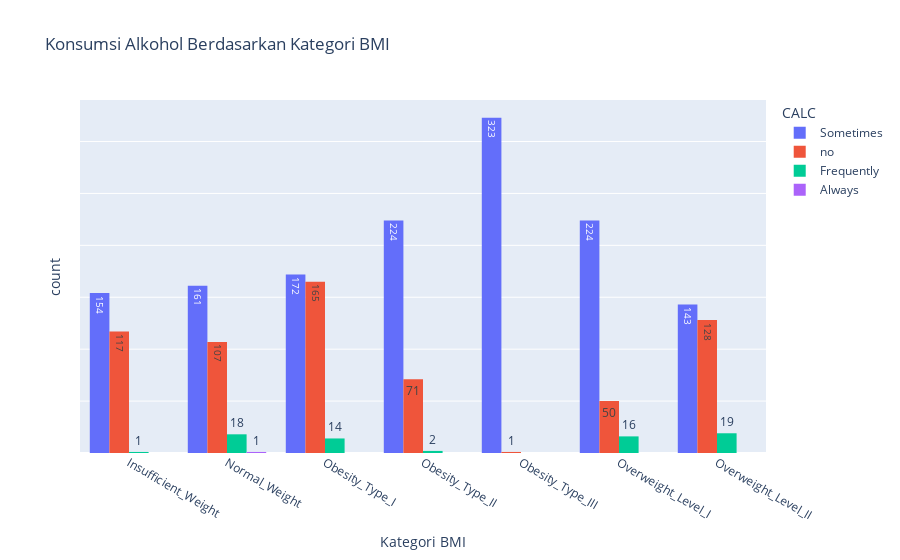

Notebook code cell kept with this figure:
### Markdown cell above
### f. Frekuensi konsumsi alkohol berdasarkan kategori berat badan

### Code cell
# membuat histogram grup berdasarkan kategori obesitas dan konsumsi air harian
fig = px.histogram(df_sorted, x='NObeyesdad', y='CALC',
                   labels={'count':'Jumlah', 'NObeyesdad': 'Kategori BMI'},
                   title="Konsumsi Alkohol Berdasarkan Kategori BMI",
             color= 'CALC', barmode='group', histfunc='count', text_auto=True)

fig.update_layout(yaxis_tickformat='', yaxis_showticklabels=False)

### Figure 1 — Plotly figure (JSON) as saved in the notebook; plotly's stock layout.template omitted (floating-point values rounded to 4 significant figures; data arrays with more than 128 entries replaced by an {"elided": "..."} marker saying what was removed)
{"data": [{"alignmentgroup": "True", "bingroup": "x", "histfunc": "count", "hovertemplate": "CALC=Sometimes<br>Kategori BMI=%{x}<br>count=%{y}<extra></extra>", "legendgroup": "Sometimes", "marker": {"color": "#636efa", "pattern": {"shape": ""}}, "name": "Sometimes", "offsetgroup": "Sometimes", "orientation": "v", "showlegend": true, "texttemplate": "%{value}", "type": "histogram", "x": {"elided": "1401 str values"}, "xaxis": "x", "y": {"elided": "1401 str values"}, "yaxis": "y"}, {"alignmentgroup": "True", "bingroup": "x", "histfunc": "count", "hovertemplate": "CALC=no<br>Kategori BMI=%{x}<br>count=%{y}<extra></extra>", "legendgroup": "no", "marker": {"color": "#EF553B", "pattern": {"shape": ""}}, "name": "no", "offsetgroup": "no", "orientation": "v", "showlegend": true, "texttemplate": "%{value}", "type": "histogram", "x": {"elided": "639 str values"}, "xaxis": "x", "y": {"elided": "639 str values"}, "yaxis": "y"}, {"alignmentgroup": "True", "bingroup": "x", "histfunc": "count", "hovertemplate": "CALC=Frequently<br>Kategori BMI=%{x}<br>count=%{y}<extra></extra>", "legendgroup": "Frequently", "marker": {"color": "#00cc96", "pattern": {"shape": ""}}, "name": "Frequently", "offsetgroup": "Frequently", "orientation": "v", "showlegend": true, "texttemplate": "%{value}", "type": "histogram", "x": ["Insufficient_Weight", "Normal_Weight", "Normal_Weight", "Normal_Weight", "Normal_Weight", "Normal_Weight", "Normal_Weight", "Normal_Weight", "Normal_Weight", "Normal_Weight", "Normal_Weight", "Normal_Weight", "Normal_Weight", "Normal_Weight", "Normal_Weight", "Normal_Weight", "Normal_Weight", "Normal_Weight", "Normal_Weight", "Obesity_Type_I", "Obesity_Type_I", "Obesity_Type_I", "Obesity_Type_I", "Obesity_Type_I", "Obesity_Type_I", "Obesity_Type_I", "Obesity_Type_I", "Obesity_Type_I", "Obesity_Type_I", "Obesity_Type_I", "Obesity_Type_I", "Obesity_Type_I", "Obesity_Type_I", "Obesity_Type_II", "Obesity_Type_II", "Overweight_Level_I", "Overweight_Level_I", "Overweight_Level_I", "Overweight_Level_I", "Overweight_Level_I", "Overweight_Level_I", "Overweight_Level_I", "Overweight_Level_I", "Overweight_Level_I", "Overweight_Level_I", "Overweight_Level_I", "Overweight_Level_I", "Overweight_Level_I", "Overweight_Level_I", "Overweight_Level_I", "Overweight_Level_I", "Overweight_Level_II", "Overweight_Level_II", "Overweight_Level_II", "Overweight_Level_II", "Overweight_Level_II", "Overweight_Level_II", "Overweight_Level_II", "Overweight_Level_II", "Overweight_Level_II", "Overweight_Level_II", "Overweight_Level_II", "Overweight_Level_II", "Overweight_Level_II", "Overweight_Level_II", "Overweight_Level_II", "Overweight_Level_II", "Overweight_Level_II", "Overweight_Level_II", "Overweight_Level_II"], "xaxis": "x", "y": ["Frequently", "Frequently", "Frequently", "Frequently", "Frequently", "Frequently", "Frequently", "Frequently", "Frequently", "Frequently", "Frequently", "Frequently", "Frequently", "Frequently", "Frequently", "Frequently", "Frequently", "Frequently", "Frequently", "Frequently", "Frequently", "Frequently", "Frequently", "Frequently", "Frequently", "Frequently", "Frequently", "Frequently", "Frequently", "Frequently", "Frequently", "Frequently", "Frequently", "Frequently", "Frequently", "Frequently", "Frequently", "Frequently", "Frequently", "Frequently", "Frequently", "Frequently", "Frequently", "Frequently", "Frequently", "Frequently", "Frequently", "Frequently", "Frequently", "Frequently", "Frequently", "Frequently", "Frequently", "Frequently", "Frequently", "Frequently", "Frequently", "Frequently", "Frequently", "Frequently", "Frequently", "Frequently", "Frequently", "Frequently", "Frequently", "Frequently", "Frequently", "Frequently", "Frequently", "Frequently"], "yaxis": "y"}, {"alignmentgroup": "True", "bingroup": "x", "histfunc": "count", "hovertemplate": "CALC=Always<br>Kategori BMI=%{x}<br>count=%{y}<extra></extra>", "legendgroup": "Always", "marker": {"color": "#ab63fa", "pattern": {"shape": ""}}, "name": "Always", "offsetgroup": "Always", "orientation": "v", "showlegend": true, "texttemplate": "%{value}", "type": "histogram", "x": ["Normal_Weight"], "xaxis": "x", "y": ["Always"], "yaxis": "y"}], "layout": {"barmode": "group", "legend": {"title": {"text": "CALC"}, "tracegroupgap": 0}, "title": {"text": "Konsumsi Alkohol Berdasarkan Kategori BMI"}, "xaxis": {"anchor": "y", "domain": [0, 1], "title": {"text": "Kategori BMI"}}, "yaxis": {"anchor": "x", "categoryarray": ["Always", "Frequently", "no", "Sometimes"], "categoryorder": "array", "domain": [0, 1], "showticklabels": false, "tickformat": "", "title": {"text": "count"}}}}
